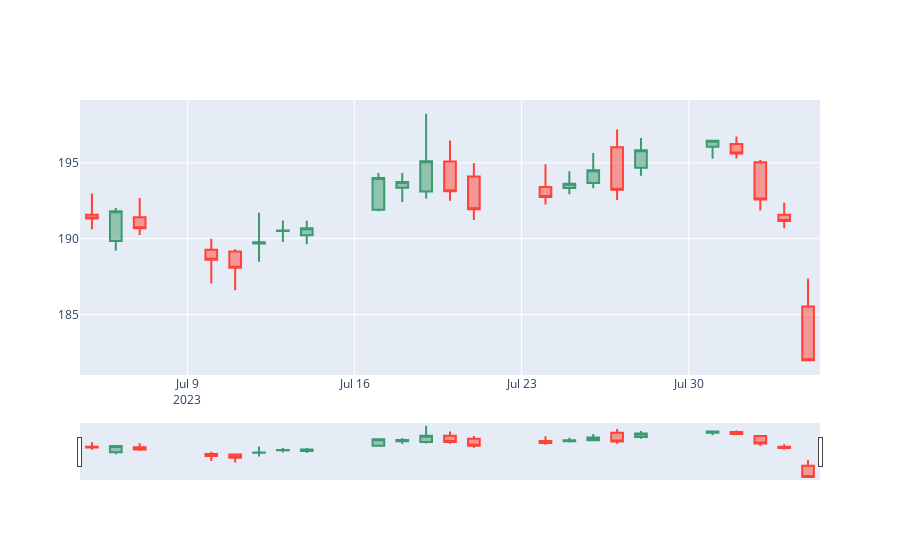

Notebook code cell kept with this figure:
### Code cell
fig = go.Figure(data=[
    go.Candlestick(
        x=history_df.index,
        open=history_df["Open"],
        high=history_df["High"],
        low=history_df["Low"],
        close=history_df["Close"],
    )
])
fig
